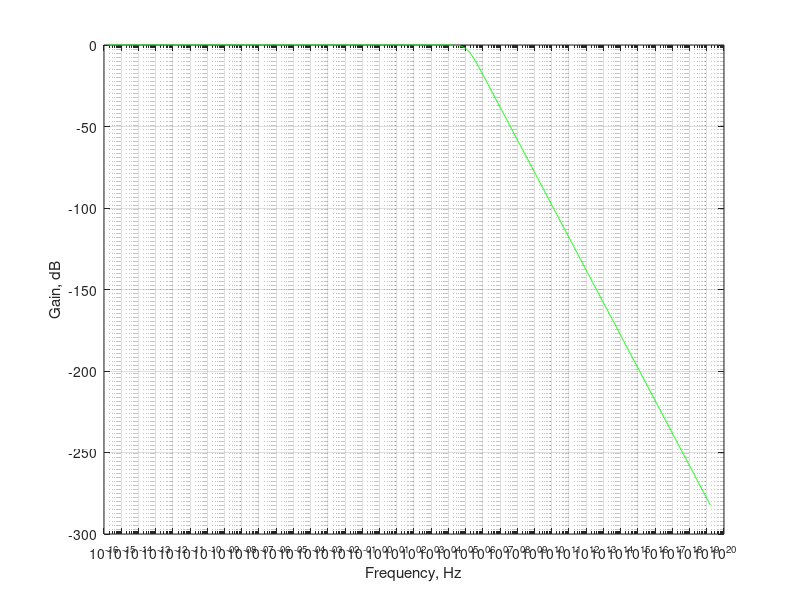

The MATLAB script that drew this image: (Note: this script raises an error after producing the figure.)
%ID - 2202124
%To design a LPF with cutoff frequency 124 kHz or 124000 Hz -
fc = 124000;
R = 3500;
C = 1/(2*pi*R*fc);
%Then, in Transfer function-
numerator = [0 0 1];
denominator = [0 R*C 1];
w = logspace(-15,20,2000);
h = freqs(numerator,denominator,w);
f = w/(2*pi);
magnitude = 20*log10(abs(h));
semilogx(f,magnitude,'g');
grid on;
xlabel('Frequency, Hz');
ylabel('Gain, dB');
xline(124000,'r','124 kHz');
yline(-3,'b','-3 dB');
